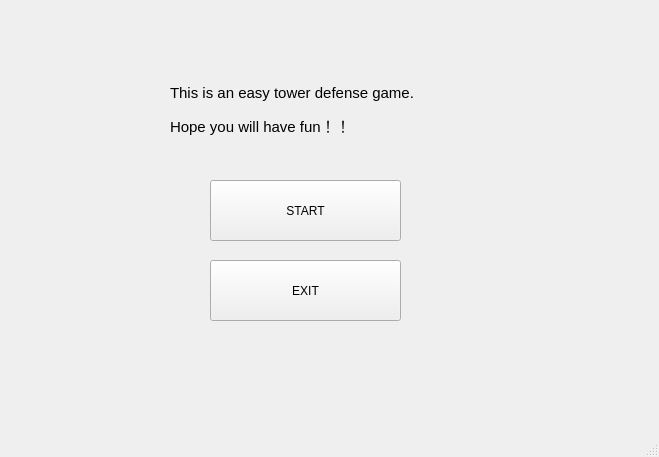
<?xml version="1.0" encoding="UTF-8"?>
<ui version="4.0">
 <class>MW1</class>
 <widget class="QMainWindow" name="MW1">
  <property name="geometry">
   <rect>
    <x>0</x>
    <y>0</y>
    <width>659</width>
    <height>457</height>
   </rect>
  </property>
  <property name="mouseTracking">
   <bool>false</bool>
  </property>
  <property name="tabletTracking">
   <bool>false</bool>
  </property>
  <property name="windowTitle">
   <string>MainWindow</string>
  </property>
  <widget class="QWidget" name="centralwidget">
   <widget class="QPushButton" name="pushButton">
    <property name="geometry">
     <rect>
      <x>210</x>
      <y>180</y>
      <width>191</width>
      <height>61</height>
     </rect>
    </property>
    <property name="text">
     <string>START</string>
    </property>
   </widget>
   <widget class="QPushButton" name="pushButton_2">
    <property name="geometry">
     <rect>
      <x>210</x>
      <y>260</y>
      <width>191</width>
      <height>61</height>
     </rect>
    </property>
    <property name="text">
     <string>EXIT</string>
    </property>
   </widget>
   <widget class="QLabel" name="label">
    <property name="geometry">
     <rect>
      <x>170</x>
      <y>70</y>
      <width>381</width>
      <height>81</height>
     </rect>
    </property>
    <property name="toolTip">
     <string>&lt;html&gt;&lt;head/&gt;&lt;body&gt;&lt;p&gt;&lt;br/&gt;&lt;/p&gt;&lt;/body&gt;&lt;/html&gt;</string>
    </property>
    <property name="text">
     <string>&lt;html&gt;&lt;head/&gt;&lt;body&gt;&lt;p&gt;&lt;span style=&quot; font-size:11pt;&quot;&gt;This is an easy tower defense game.&lt;/span&gt;&lt;/p&gt;&lt;p&gt;&lt;span style=&quot; font-size:11pt;&quot;&gt;Hope you will have fun！！&lt;/span&gt;&lt;/p&gt;&lt;/body&gt;&lt;/html&gt;</string>
    </property>
   </widget>
  </widget>
  <widget class="QMenuBar" name="menubar">
   <property name="geometry">
    <rect>
     <x>0</x>
     <y>0</y>
     <width>659</width>
     <height>26</height>
    </rect>
   </property>
  </widget>
  <widget class="QStatusBar" name="statusbar"/>
 </widget>
 <resources/>
 <connections/>
</ui>
